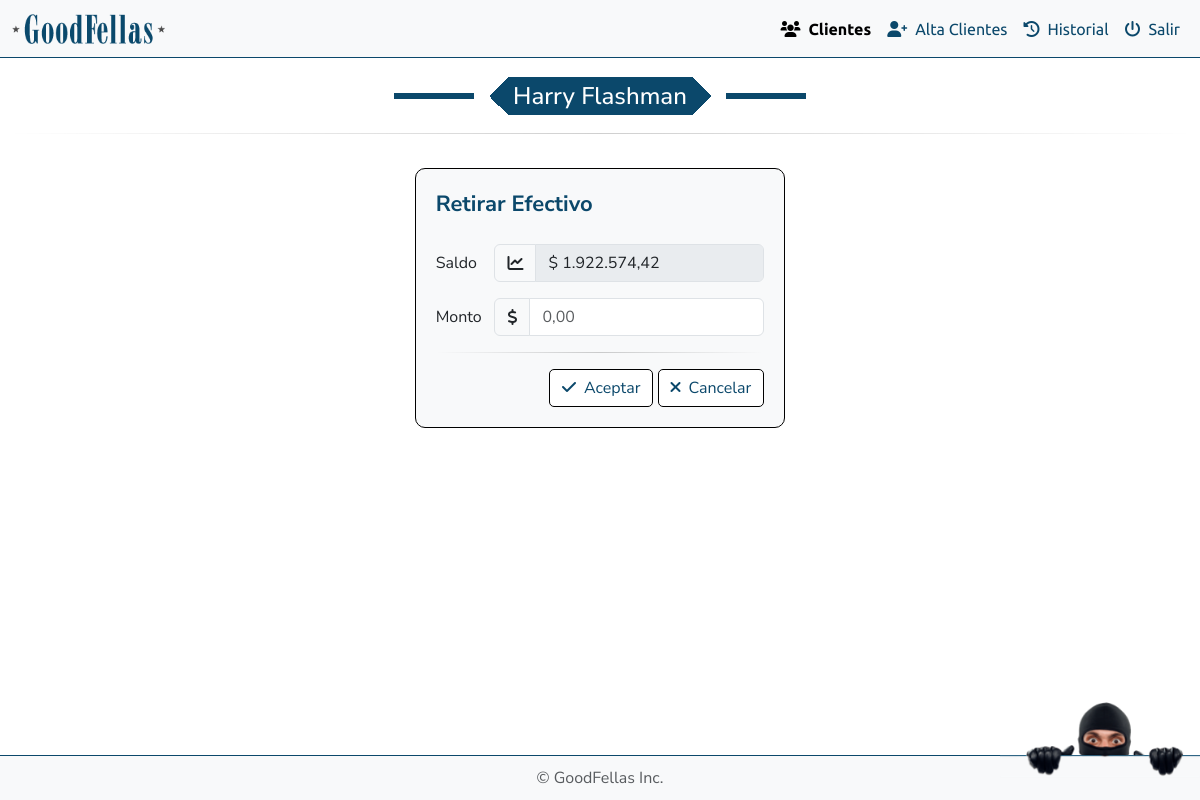
/funciones/retirar_efectivo.php, run on an earlier commit of the app's database.
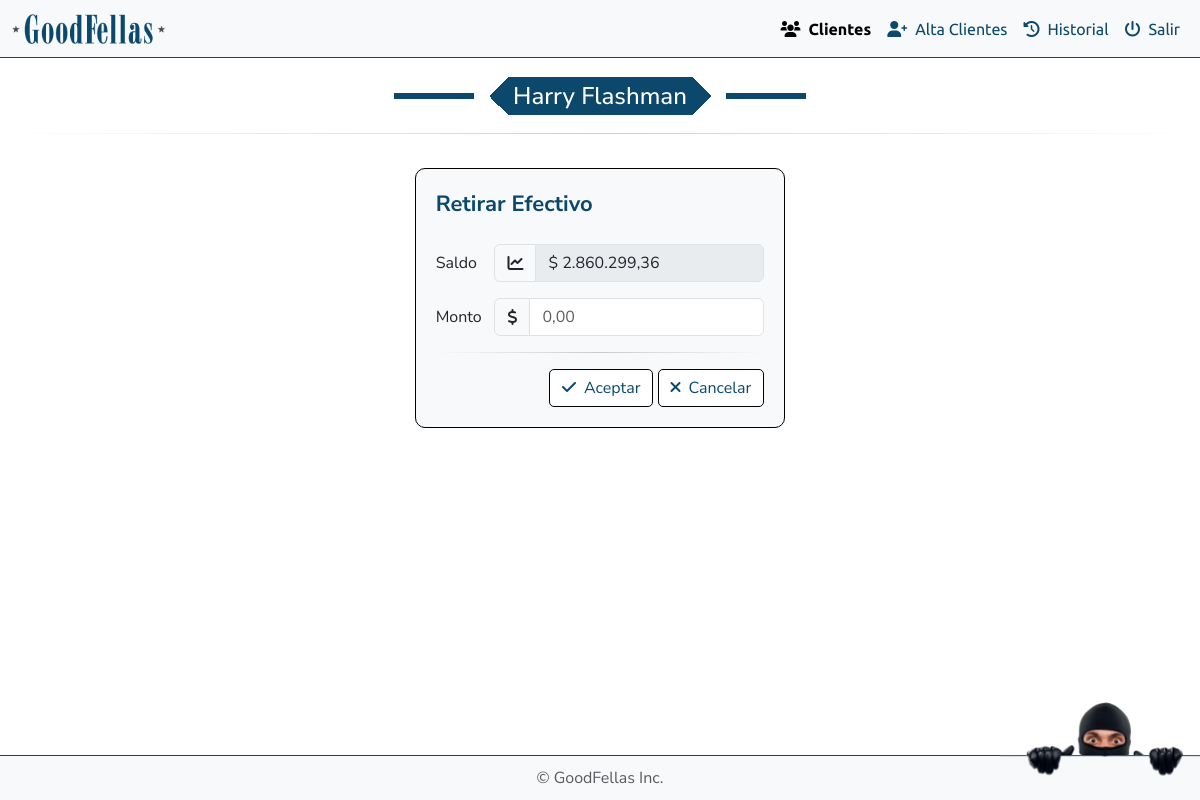
And on a later commit of the database.
### tables this page shows
CREATE TABLE `balance` (
  `id` int(11) NOT NULL,
  `cliente_id` int(11) DEFAULT NULL,
  `efectivo` decimal(10,2) NOT NULL
);

### public_html/funciones/formato_dinero.php (called while the page is built, shortened)
<?php
if (!function_exists('formatear_dinero')) {
    function formatear_dinero($numero)
    {
        return number_format($numero, 2, ',', '.');
    }
}

### public_html/funciones/retirar_efectivo.php (the view, shortened to what the changed rows need)
<?php
require_once '../../config/config.php';
require_once '../funciones/formato_dinero.php';
$cliente_id = isset($_GET['cliente_id']) ? $_GET['cliente_id'] : 1;
$sql_saldo = "SELECT efectivo FROM balance WHERE cliente_id = ?";
$stmt_saldo = $conn->prepare($sql_saldo);
$stmt_saldo->bind_param("i", $cliente_id);
$stmt_saldo->execute();
$stmt_saldo->bind_result($saldo_en_pesos);
$saldo_en_pesos_formateado = formatear_dinero($saldo_en_pesos);
?>
<!DOCTYPE html>
<html lang="es">
<head>
    <link rel="stylesheet" href="https://cdn.jsdelivr.net/npm/bootstrap@5.3.0-alpha3/dist/css/bootstrap.min.css">
    <link rel="stylesheet" href="https://cdnjs.cloudflare.com/ajax/libs/bootstrap-icons/1.10.3/font/bootstrap-icons.min.css">
    <link rel="stylesheet" href="https://cdnjs.cloudflare.com/ajax/libs/font-awesome/6.0.0-beta3/css/all.min.css">
    <link rel="stylesheet" href="../css/style.css">
</head>
<body>
    <div class="row mx-2 mt-navbar">
        <div class="col-4 text-center">
            <div class="container-fluid my-4 efectivo">
                <form id="compra_acciones" method="POST" action="">
                    <div class="row mb-3 align-items-center">
                        <div class="col-sm-10">
                            <div class="input-group">
                                <span class="input-group-text bg-light"><i class="fa-solid fa-chart-line"></i></span>
                                <input type="text" class="form-control" id="saldo" name="saldo"
                                    value="$ <?php echo $saldo_en_pesos_formateado; ?>" readonly disabled>
                            </div>
                        </div>
                    </div>
                </form>
            </div>
        </div>
    </div>
</body>
</html>

What changed in the data, as far as the page shows it:
changed balance: saldo "$ 1.922.574,42" → "$ 2.860.299,36"
